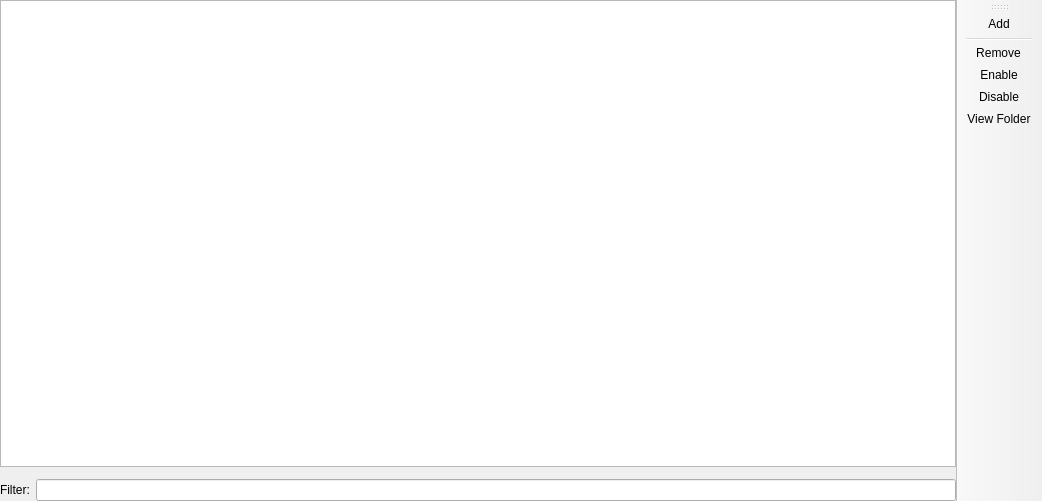
<?xml version="1.0" encoding="UTF-8"?>
<ui version="4.0">
 <class>ExternalResourcesPage</class>
 <widget class="QMainWindow" name="ExternalResourcesPage">
  <property name="geometry">
   <rect>
    <x>0</x>
    <y>0</y>
    <width>1042</width>
    <height>501</height>
   </rect>
  </property>
  <widget class="QWidget" name="centralwidget">
   <layout class="QGridLayout" name="gridLayout">
    <property name="leftMargin">
     <number>0</number>
    </property>
    <property name="topMargin">
     <number>0</number>
    </property>
    <property name="rightMargin">
     <number>0</number>
    </property>
    <property name="bottomMargin">
     <number>0</number>
    </property>
    <item row="4" column="1" colspan="3">
     <layout class="QGridLayout" name="gridLayout_2">
      <item row="0" column="1">
       <widget class="QLineEdit" name="filterEdit"/>
      </item>
      <item row="0" column="0">
       <widget class="QLabel" name="filterLabel">
        <property name="text">
         <string>Filter:</string>
        </property>
       </widget>
      </item>
     </layout>
    </item>
    <item row="2" column="1" colspan="3">
     <widget class="InfoFrame" name="frame">
      <property name="sizePolicy">
       <sizepolicy hsizetype="Preferred" vsizetype="Minimum">
        <horstretch>0</horstretch>
        <verstretch>0</verstretch>
       </sizepolicy>
      </property>
     </widget>
    </item>
    <item row="1" column="1" colspan="3">
     <widget class="ModListView" name="treeView">
      <property name="sizePolicy">
       <sizepolicy hsizetype="Expanding" vsizetype="Expanding">
        <horstretch>0</horstretch>
        <verstretch>0</verstretch>
       </sizepolicy>
      </property>
      <property name="acceptDrops">
       <bool>true</bool>
      </property>
      <property name="dragDropMode">
       <enum>QAbstractItemView::DropOnly</enum>
      </property>
     </widget>
    </item>
   </layout>
  </widget>
  <widget class="WideBar" name="actionsToolbar">
   <property name="windowTitle">
    <string>Actions</string>
   </property>
   <property name="toolButtonStyle">
    <enum>Qt::ToolButtonTextOnly</enum>
   </property>
   <attribute name="toolBarArea">
    <enum>RightToolBarArea</enum>
   </attribute>
   <attribute name="toolBarBreak">
    <bool>false</bool>
   </attribute>
   <addaction name="actionAddItem"/>
   <addaction name="separator"/>
   <addaction name="actionRemoveItem"/>
   <addaction name="actionEnableItem"/>
   <addaction name="actionDisableItem"/>
   <addaction name="actionViewFolder"/>
  </widget>
  <action name="actionAddItem">
   <property name="text">
    <string>&amp;Add</string>
   </property>
   <property name="toolTip">
    <string>Add</string>
   </property>
  </action>
  <action name="actionRemoveItem">
   <property name="text">
    <string>&amp;Remove</string>
   </property>
   <property name="toolTip">
    <string>Remove selected item</string>
   </property>
  </action>
  <action name="actionEnableItem">
   <property name="text">
    <string>&amp;Enable</string>
   </property>
   <property name="toolTip">
    <string>Enable selected item</string>
   </property>
  </action>
  <action name="actionDisableItem">
   <property name="text">
    <string>&amp;Disable</string>
   </property>
   <property name="toolTip">
    <string>Disable selected item</string>
   </property>
  </action>
  <action name="actionViewFolder">
   <property name="text">
    <string>View &amp;Folder</string>
   </property>
  </action>
  <action name="actionDownloadItem">
   <property name="enabled">
    <bool>false</bool>
   </property>
   <property name="text">
    <string>&amp;Download</string>
   </property>
   <property name="toolTip">
    <string>Download a new resource</string>
   </property>
  </action>
  <action name="actionUpdateItem">
   <property name="enabled">
    <bool>false</bool>
   </property>
   <property name="text">
    <string>Check for &amp;Updates</string>
   </property>
   <property name="toolTip">
    <string>Try to check or update all selected resources (all resources if none are selected)</string>
   </property>
  </action>
 </widget>
 <customwidgets>
  <customwidget>
   <class>ModListView</class>
   <extends>QTreeView</extends>
   <header>ui/widgets/ModListView.h</header>
  </customwidget>
  <customwidget>
   <class>InfoFrame</class>
   <extends>QFrame</extends>
   <header>ui/widgets/InfoFrame.h</header>
   <container>1</container>
  </customwidget>
  <customwidget>
   <class>WideBar</class>
   <extends>QToolBar</extends>
   <header>ui/widgets/WideBar.h</header>
  </customwidget>
 </customwidgets>
 <tabstops>
  <tabstop>treeView</tabstop>
  <tabstop>filterEdit</tabstop>
 </tabstops>
 <resources/>
 <connections/>
</ui>
